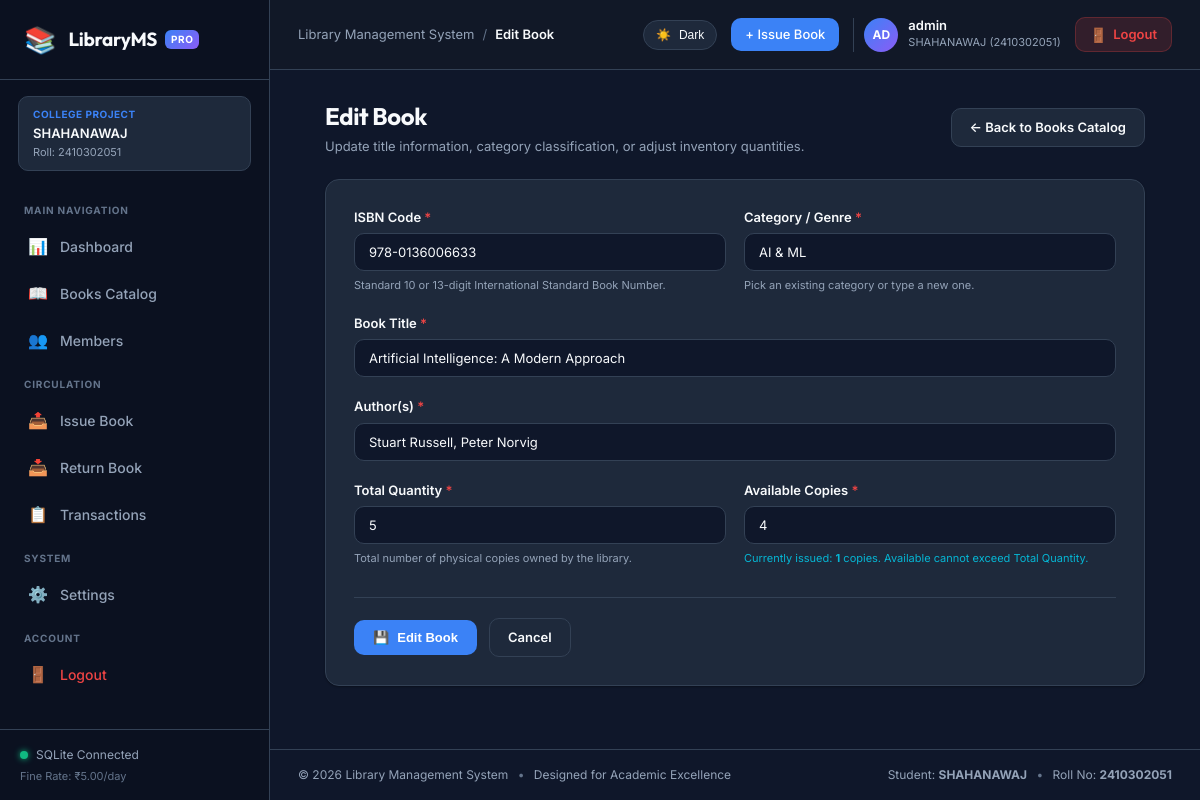
The app's page /books/8/edit (signed in) with its own data.
### tables this page shows
CREATE TABLE books (
            id INTEGER PRIMARY KEY AUTOINCREMENT,
            isbn TEXT UNIQUE NOT NULL,
            title TEXT NOT NULL,
            author TEXT NOT NULL,
            category TEXT NOT NULL,
            quantity INTEGER NOT NULL CHECK(quantity >= 0),
            available INTEGER NOT NULL CHECK(available >= 0)
        );

### app.py (the view, shortened to what this page needs)
@app.route("/books/<int:book_id>/edit", methods=["GET", "POST"])
def edit_book(book_id):
    book = BookService.get_book_by_id(book_id)
    if not book:
        flash("Book not found.", "danger")
        return redirect(url_for("books_list"))
    categories = BookService.get_categories()
    return render_template("book_form.html", action="Edit", book=book, categories=categories, book_id=book_id)

### app.py (called while the page is built)
@app.context_processor
def inject_globals():
    settings = SettingsService.load_settings()
    current_theme = session.get("theme", "dark" if settings.get("dark_mode", True) else "light")
    current_user = None
    if session.get("user_id"):
        current_user = {
            "id": session.get("user_id"),
            "username": session.get("username", "admin"),
            "role": session.get("role", "Admin")
        }
    return {
        "app_title": APP_TITLE,
        "app_subtitle": APP_SUBTITLE,
        "student_name": STUDENT_NAME,
        "student_roll": STUDENT_ROLL,
        "currency_symbol": CURRENCY_SYMBOL,
        "fine_per_day": FINE_PER_DAY,
        "default_loan_days": DEFAULT_LOAN_DAYS,
        "current_theme": current_theme,
        "current_user": current_user,
        "now_year": datetime.now().year,
        "current_endpoint": request.endpoint or ""
    }

@app.after_request
def add_cache_control_headers(response):
    response.headers["Cache-Control"] = "no-cache, no-store, must-revalidate, max-age=0"
    response.headers["Pragma"] = "no-cache"
    response.headers["Expires"] = "0"
    return response

@app.before_request
def require_authentication():
    open_endpoints = {"login", "signup", "static", "toggle_theme"}
    if request.endpoint and request.endpoint not in open_endpoints:
        if not session.get("user_id"):
            if request.endpoint != "index":
                flash("Please log in to access the library management system.", "warning")
            return redirect(url_for("login", next=request.path))

### database.py (called while the page is built)
def get_db_connection():
    os.makedirs(DB_DIR, exist_ok=True)
    conn = sqlite3.connect(DB_PATH, timeout=10.0)
    conn.execute("PRAGMA foreign_keys = ON;")
    conn.row_factory = sqlite3.Row
    return conn

### services/book_service.py (called while the page is built)
    @staticmethod
    def get_categories() -> List[str]:
        conn = get_db_connection()
        cursor = conn.cursor()
        try:
            cursor.execute("SELECT DISTINCT category FROM books ORDER BY category COLLATE NOCASE ASC")
            rows = cursor.fetchall()
            return [row["category"] for row in rows]
        finally:
            conn.close()

    @staticmethod
    def get_book_by_id(book_id: int) -> Optional[Dict]:
        conn = get_db_connection()
        cursor = conn.cursor()
        try:
            cursor.execute("SELECT * FROM books WHERE id = ?", (book_id,))
            row = cursor.fetchone()
            return dict(row) if row else None
        finally:
            conn.close()

### templates/book_form.html (shortened to what this page needs)
{% extends "base.html" %}
{% block page_name %}{{ action }} Book{% endblock %}
{% block content %}
<div class="form-page-container">
    <div class="page-header">
        <div class="header-titles">
            <h1 class="page-title">{{ action }} Book</h1>
            <p class="page-subtitle">
                {% if action == 'Add' %}
                    Add a new volume or title to the library catalog with initial inventory count.
                {% else %}
                    Update title information, category classification, or adjust inventory quantities.
                {% endif %}
            </p>
        </div>
        <div>
            <a href="{{ url_for('books_list') }}" class="btn btn-secondary">
                &larr; Back to Books Catalog
            </a>
        </div>
    </div>
    <div class="card form-card-box">
        <form method="POST" class="standard-form">
            <div class="form-row">
                <div class="form-group flex-1">
                    <label for="isbn" class="form-label">ISBN Code <span class="required">*</span></label>
                    <input
                        type="text"
                        id="isbn"
                        name="isbn"
                        value="{{ book.isbn or '' }}"
                        placeholder="e.g. 978-0132350884"
                        class="form-control"
                        required
                    >
                    <small class="form-hint">Standard 10 or 13-digit International Standard Book Number.</small>
                </div>
                <div class="form-group flex-1">
                    <label for="category" class="form-label">Category / Genre <span class="required">*</span></label>
                    <input
                        type="text"
                        id="category"
                        name="category"
                        list="categoriesList"
                        value="{{ book.category or '' }}"
                        placeholder="Select or enter category..."
                        class="form-control"
                        required
                    >
                    <small class="form-hint">Pick an existing category or type a new one.</small>
                </div>
            </div>
            <div class="form-group">
                <label for="title" class="form-label">Book Title <span class="required">*</span></label>
                <input
                    type="text"
                    id="title"
                    name="title"
                    value="{{ book.title or '' }}"
                    placeholder="Enter complete book title..."
                    class="form-control"
                    required
                >
            </div>
            <div class="form-group">
                <label for="author" class="form-label">Author(s) <span class="required">*</span></label>
                <input
                    type="text"
                    id="author"
                    name="author"
                    value="{{ book.author or '' }}"
                    placeholder="e.g. Robert C. Martin"
                    class="form-control"
                    required
                >
            </div>
            <div class="form-row">
                <div class="form-group flex-1">
                    <label for="quantity" class="form-label">Total Quantity <span class="required">*</span></label>
                    <input
                        type="number"
                        id="quantity"
                        name="quantity"
                        min="1"
                        value="{{ book.quantity or 1 }}"
                        class="form-control"
                        required
                    >
                    <small class="form-hint">Total number of physical copies owned by the library.</small>
                </div>
                {% if action == 'Edit' %}
                    <div class="form-group flex-1">
                        <label for="available" class="form-label">Available Copies <span class="required">*</span></label>
                        <input
                            type="number"
                            id="available"
                            name="available"
                            min="0"
                            value="{{ book.available or 0 }}"
                            class="form-control"
                            required
                        >
                        {% set currently_issued = (book.quantity|int) - (book.available|int) %}
                        <small class="form-hint text-info">
                            Currently issued: <strong>{{ currently_issued }}</strong> copies. Available cannot exceed Total Quantity.
                        </small>
                    </div>
                {% endif %}
            </div>
            <div class="form-actions-bar">
                <button type="submit" class="btn btn-primary">
                    <span class="btn-icon">💾</span> {{ action }} Book
                </button>
                <a href="{{ url_for('books_list') }}" class="btn btn-secondary">Cancel</a>
            </div>
        </form>
    </div>
</div>
{% endblock %}

### static/css/style.css (style rules this page uses)
:root { --font-main: 'Inter', -apple-system, BlinkMacSystemFont, "Segoe UI", Roboto, Helvetica, Arial, sans-serif; --font-heading: 'Outfit', 'Inter', -apple-system, sans-serif; --font-mono: ui-monospace, SFMono-Regular, Menlo, Monaco, Consolas, monospace; --radius-sm: 6px; --radius-md: 10px; --radius-lg: 14px; --radius-full: 9999px; --transition-fast: 0.15s ease; --transition-normal: 0.25s ease; --sidebar-width: 270px; --header-height: 70px; }
[data-theme="dark"], body.theme-dark { --bg-body: #0f172a; --bg-sidebar: #0b1120; --bg-header: #111827; --bg-card: #1e293b; --bg-card-hover: #26354a; --bg-input: #0f172a; --bg-table-header: #172033; --bg-table-row-alt: #162032; --bg-table-hover: #27354f; --border-color: #334155; --border-focus: #60a5fa; --text-main: #f8fafc; --text-muted: #94a3b8; --text-subtle: #64748b; --primary: #3b82f6; --primary-hover: #2563eb; --primary-text: #ffffff; --primary-subtle: rgba(59, 130, 246, 0.15); --success: #10b981; --success-subtle: rgba(16, 185, 129, 0.15); --warning: #f59e0b; --warning-subtle: rgba(245, 158, 11, 0.15); --danger: #ef4444; --danger-subtle: rgba(239, 68, 68, 0.15); --info: #06b6d4; --info-subtle: rgba(6, 182, 212, 0.15); --purple: #8b5cf6; --purple-subtle: rgba(139, 92, 246, 0.15); --shadow-sm: 0 1px 2px rgba(0, 0, 0, 0.3); --shadow-md: 0 4px 6px -1px rgba(0, 0, 0, 0.4), 0 2px 4px -2px rgba(0, 0, 0, 0.4); --shadow-lg: 0 10px 15px -3px rgba(0, 0, 0, 0.5), 0 4px 6px -4px rgba(0, 0, 0, 0.5); }
*, *::before, *::after { box-sizing: border-box; margin: 0; padding: 0; }
body { font-family: var(--font-main); background-color: var(--bg-body); color: var(--text-main); font-size: 14px; line-height: 1.5; -webkit-font-smoothing: antialiased; -moz-osx-font-smoothing: grayscale; min-height: 100vh; }
a { color: var(--primary); text-decoration: none; transition: color var(--transition-fast); }
.card { background-color: var(--bg-card); border: 1px solid var(--border-color); border-radius: var(--radius-lg); box-shadow: var(--shadow-sm); overflow: hidden; }
.page-header { display: flex; align-items: center; justify-content: space-between; margin-bottom: 22px; gap: 16px; flex-wrap: wrap; }
.page-title { font-family: var(--font-heading); font-size: 24px; font-weight: 700; letter-spacing: -0.4px; color: var(--text-main); }
.page-subtitle { font-size: 13px; color: var(--text-muted); margin-top: 3px; }
.btn { display: inline-flex; align-items: center; justify-content: center; gap: 8px; padding: 9px 18px; font-size: 13px; font-weight: 600; border-radius: var(--radius-md); border: 1px solid transparent; cursor: pointer; text-decoration: none; transition: all var(--transition-fast); }
.btn-primary { background-color: var(--primary); color: var(--primary-text); }
.btn-secondary { background-color: var(--bg-card); border-color: var(--border-color); color: var(--text-main); }
.form-page-container { max-width: 820px; margin: 0 auto; }
.form-card-box { padding: 28px; }
.standard-form { display: flex; flex-direction: column; gap: 20px; }
.form-row { display: flex; gap: 18px; flex-wrap: wrap; }
.flex-1 { flex: 1; min-width: 220px; }
.form-group { display: flex; flex-direction: column; gap: 6px; }
.form-label { font-weight: 600; font-size: 13px; color: var(--text-main); }
.required { color: var(--danger); }
.form-control, .form-select { width: 100%; background-color: var(--bg-input); border: 1px solid var(--border-color); border-radius: var(--radius-md); padding: 10px 14px; color: var(--text-main); font-size: 13px; font-family: inherit; transition: border-color var(--transition-fast), box-shadow var(--transition-fast); }
.form-hint { font-size: 11px; color: var(--text-muted); }
.form-actions-bar { display: flex; align-items: center; gap: 12px; margin-top: 10px; padding-top: 20px; border-top: 1px solid var(--border-color); }
.text-info { color: var(--info) !important; }

### records on screen
books: isbn "978-0136006633", category "AI & ML", title "Artificial Intelligence: A Modern Approach", author "Stuart Russell, Peter Norvig", quantity "5", available "4"

### other values on screen
{{ student_name }} "SHAHANAWAJ"
{{ student_roll }} "2410302051"
{{ currency_symbol }} "₹"
{{ "%.2f"|format(fine_per_day) }} "5.00"
{{ action }} "Edit"
{{ (current_user.username[:2]|upper) if current_user else 'AD' }} "AD"
{{ current_user.username if current_user else 'Administrator' }} "admin"
{{ currently_issued }} "1"
{{ app_title }} "Library Management System"
